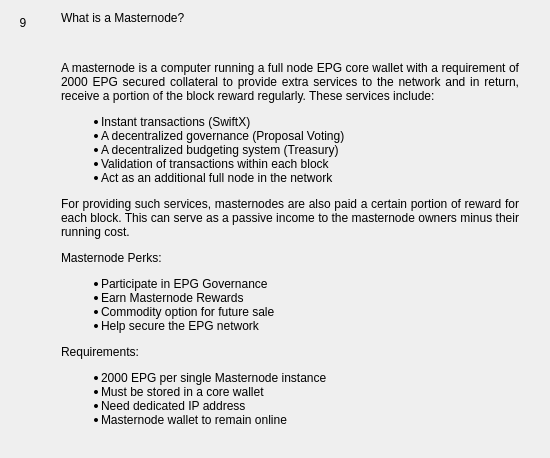
                  <widget class="QWidget" name="widgetFaq9" native="true">
                   <layout class="QHBoxLayout" name="horizontalpage_9" stretch="0,1">
                    <item alignment="Qt::AlignTop">
                     <widget class="QLabel" name="labelNumber9">
                      <property name="minimumSize">
                       <size>
                        <width>24</width>
                        <height>24</height>
                       </size>
                      </property>
                      <property name="maximumSize">
                       <size>
                        <width>16777215</width>
                        <height>24</height>
                       </size>
                      </property>
                      <property name="text">
                       <string>9</string>
                      </property>
                      <property name="alignment">
                       <set>Qt::AlignCenter</set>
                      </property>
                     </widget>
                    </item>
                    <item>
                     <layout class="QVBoxLayout" name="verticalLayoutpage_9">
                      <property name="leftMargin">
                       <number>20</number>
                      </property>
                      <property name="rightMargin">
                       <number>20</number>
                      </property>
                      <item>
                       <widget class="QLabel" name="labelSubtitle9">
                        <property name="text">
                         <string>What is a Masternode?</string>
                        </property>
                        <property name="wordWrap">
                         <bool>true</bool>
                        </property>
                       </widget>
                      </item>
                      <item>
                       <spacer name="verticalSpacer_90">
                        <property name="orientation">
                         <enum>Qt::Vertical</enum>
                        </property>
                        <property name="sizeType">
                         <enum>QSizePolicy::Fixed</enum>
                        </property>
                        <property name="sizeHint" stdset="0">
                         <size>
                          <width>20</width>
                          <height>30</height>
                         </size>
                        </property>
                       </spacer>
                      </item>
                      <item>
                       <widget class="QLabel" name="labelContent9">
                        <property name="text">
                         <string>
                           &lt;html&gt;&lt;head/&gt;&lt;body&gt;&lt;p align=&quot;justify&quot;&gt;
                           A masternode is a computer running a full node EPG core wallet with a
                           requirement of 2000 EPG secured collateral to provide extra services
                           to the network and in return, receive a portion of the block reward
                           regularly.  These services include:
                           &lt;/p&gt;&lt;p align=&quot;justify&quot;&gt;

                           &lt;ul&gt;
                           &lt;li&gt;Instant transactions (SwiftX)&lt;/li&gt;
                           &lt;li&gt;A decentralized governance (Proposal Voting)&lt;/li&gt;
                           &lt;li&gt;A decentralized budgeting system (Treasury)&lt;/li&gt;
                           &lt;li&gt;Validation of transactions within each block&lt;/li&gt;
                           &lt;li&gt;Act as an additional full node in the network&lt;/li&gt;
                           &lt;/ul&gt;

                           &lt;/p&gt;&lt;p align=&quot;justify&quot;&gt;
                           For providing such services, masternodes are also paid a certain portion
                           of reward for each block. This can serve as a passive income to the
                           masternode owners minus their running cost.
                           &lt;/p&gt;&lt;p align=&quot;justify&quot;&gt;

                           Masternode Perks:
                           &lt;/p&gt;&lt;p align=&quot;justify&quot;&gt;
                           &lt;ul&gt;
                           &lt;li&gt;Participate in EPG Governance&lt;/li&gt;
                           &lt;li&gt;Earn Masternode Rewards&lt;/li&gt;
                           &lt;li&gt;Commodity option for future sale&lt;/li&gt;
                           &lt;li&gt;Help secure the EPG network&lt;/li&gt;
                           &lt;/ul&gt;
                           &lt;/p&gt;&lt;p align=&quot;justify&quot;&gt;

                           Requirements:
                           &lt;/p&gt;&lt;p align=&quot;justify&quot;&gt;
                           &lt;ul&gt;
                           &lt;li&gt;2000 EPG per single Masternode instance&lt;/li&gt;
                           &lt;li&gt;Must be stored in a core wallet&lt;/li&gt;
                           &lt;li&gt;Need dedicated IP address&lt;/li&gt;
                           &lt;li&gt;Masternode wallet to remain online&lt;/li&gt;
                           &lt;/ul&gt;
                           &lt;/p&gt;&lt;/body&gt;&lt;/html&gt;
                         </string>
                        </property>
                        <property name="alignment">
                         <set>Qt::AlignLeading|Qt::AlignLeft|Qt::AlignTop</set>
                        </property>
                        <property name="wordWrap">
                         <bool>true</bool>
                        </property>
                       </widget>
                      </item>
                      <item>
                       <spacer name="verticalSpacer_91">
                        <property name="orientation">
                         <enum>Qt::Vertical</enum>
                        </property>
                        <property name="sizeHint" stdset="0">
                         <size>
                          <width>20</width>
                          <height>20</height>
                         </size>
                        </property>
                       </spacer>
                      </item>
                     </layout>
                    </item>
                   </layout>
                  </widget>
